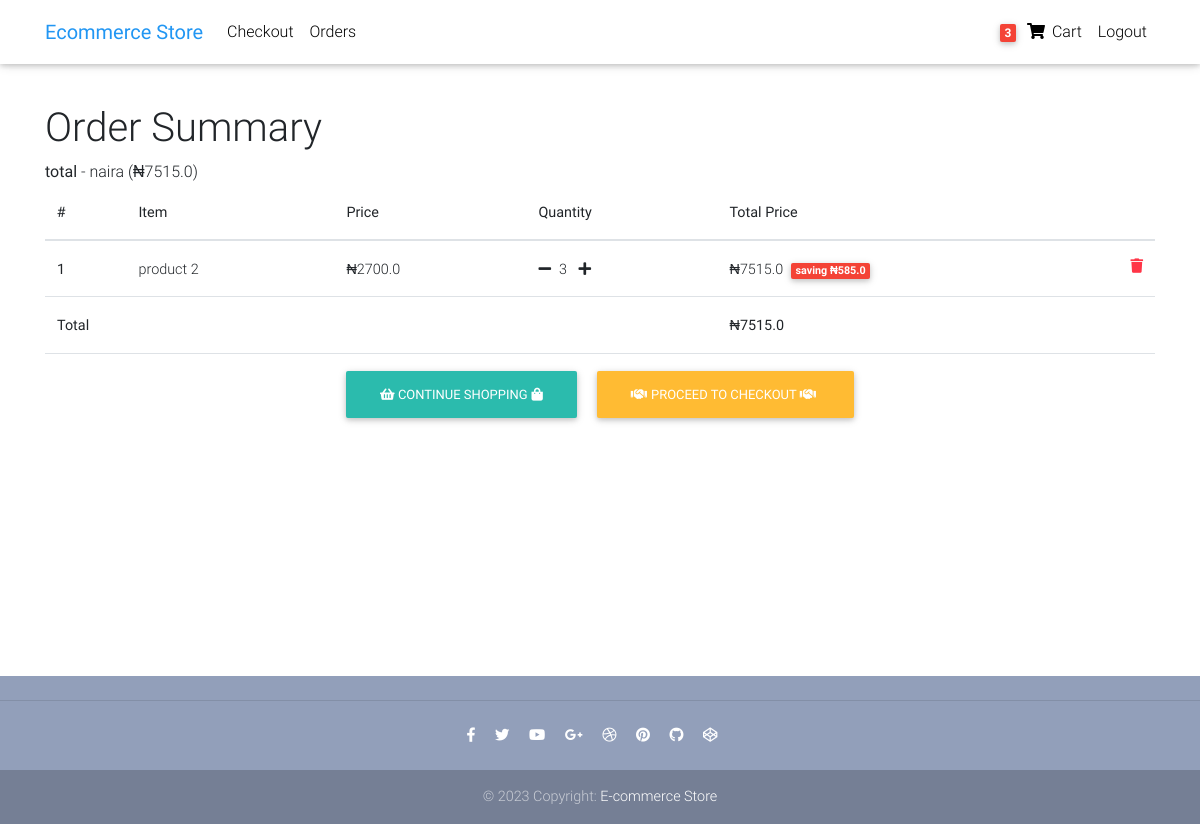
The app's page /order-summary/ (signed in) with its own data.
### users/models.py (models this page shows, shortened)
class UserModel(AbstractUser):
    username = models.CharField(null=False, blank=True, max_length=100)
    first_name = models.CharField(max_length=100)
    other_names = models.CharField(max_length=100, blank=True, null=True)
    email = models.EmailField(unique=True)
    USERNAME_FIELD = 'email'
    REQUIRED_FIELDS = [
        'first_name'
    ]
    objects = CustomUserManager()

### core/models.py (models this page shows, shortened)
class Order(models.Model):
    user = models.ForeignKey(USER, on_delete=models.CASCADE)
    items = models.ManyToManyField(OrderItem)
    start_date = models.DateTimeField(auto_now_add= True)
    ordered_date = models.DateTimeField()
    ordered = models.BooleanField(default=False)
    billing_address = models.ForeignKey("BillingAddress",on_delete = models.SET_NULL, null = True, blank = True)
    payment = models.ForeignKey("Payment",on_delete = models.SET_NULL, null = True, blank = True)
    total = models.FloatField(null = True, blank = True)
    def order_total(self):
        total = 0
        for ordered_item in self.items.all():
            total += ordered_item.get_final_total_price()
        return total

class OrderItem(models.Model):
    item = models.ForeignKey(Item, on_delete=models.CASCADE)
    quantity = models.PositiveIntegerField(default = 1)
    user = models.ForeignKey(USER, on_delete = models.CASCADE)
    ordered = models.BooleanField(default=False)
    def get_total_item_discount_price(self):
        num_items = self.quantity
        price = self.item.discount_price
        total = num_items * price
        return total
    def amount_saved(self):
        dic_price = self.item.discount_price
        price = self.item.price
        saved_cost = (price - dic_price) * self.quantity
        return saved_cost
    def get_final_total_price(self):
        if self.item.discount_price:
            return self.get_total_item_discount_price()
        else:
            return self.get_total_item_price()

class Item(models.Model):
    title = models.CharField(max_length=100)
    price = models.FloatField()
    discount_price = models.FloatField(null = True, blank = True)
    category = models.ForeignKey(Category, on_delete = models.CASCADE)
    label = models.CharField(choices = LABEL_CHOICES, max_length=10)
    description = models.TextField()
    slug = models.SlugField()

### core/views.py (the view)
class OrderSummaryView(LoginRequiredMixin,View):
    def get(self, request):
        try:
            orders_qs = Order.objects.filter(user = request.user, ordered = False)
            orders = orders_qs.first()
            items = orders.items.all()
            context = {
                "orders":orders,
                "items":items
            }
            return render(request, "core/order_summary.html", context)
        except:
            messages.info(request, "You do not have any active order!")
            return redirect("/")

### core/templatetags/cart_tags.py (called while the page is built)
@register.filter
def cart_item_count(user):
    if user.is_authenticated:
        qs = Order.objects.filter(user=user, ordered = False )
        if qs.exists():
            order = qs.first()
            ordered_items = order.items.all()
            total = sum([item.quantity for item in ordered_items])
            return total
        return 0
    else:
        return 0

@register.filter
def number_to_words(value):
    return p.number_to_words(value, andword='and', zero='zero').replace(',', '').replace("point zero", "")

### templates/core/order_summary.html (shortened to what this page needs)
 {%extends 'base.html' %}
 {% load cart_tags %}
{% load static %}
{% block content %}
<div class="table-responsive text-nowrap">
<h1>Order Summary</h1>
<b>total </b>- {{orders.order_total|number_to_words}} naira (&#8358;{{orders.order_total}})
  <table class="table">
    <thead>
      <tr>
        <strong><th scope="col">#</th></strong>
        <th scope="col">Item</th>
        <th scope="col">Price</th>
        <th scope="col">Quantity</th>
        <th scope="col">Total Price</th>
      </tr>
    </thead>
    <tbody>
      {% for item in items %}
      <tr>
        <td scope="col"><b>{{forloop.counter}}</b></td>
        <td>{{item.item.title}}</td>
        <td>&#8358;{{item.item.price}}</td>
        <td>
         <a href="{% url 'decrease-item-qty' item.item.slug %}"> <li class="fas fa-minus mr-2"></li></a>{{item.quantity}}
         <a href="{% url 'increase-item-qty' item.item.slug %}"><li class="fas fa-plus ml-2"></li></a>
         </td>
       <td>
        {% if item.item.discount_price %}
       &#8358;{{item.get_total_item_discount_price}}<span class=" ml-2 badge red"> saving &#8358;{{item.amount_saved}}</span>
       {%else%}
       &#8358;{{item.get_total_item_price}}
       {%endif%}
     <a href="{% url 'remove-item' item.item.slug %}"> <li class=" text-danger fas fa-trash float-right"></li></a>
   </td>
      </tr>
      {% endfor %}
      <tr>
        <td colspan="4" class="text-weight-bold"><strong>Total</strong></td>
        <td><strong class="text-weight-bold">&#8358;{{orders.order_total}} </strong></td>
      </tr>
      <tr>
        <td colspan="5" class="text-center">
          <a class=" btn btn-default mr-2 " href="/"><li class="fas ">&#xf291;</li> Continue shopping<li class="fas ml-1 ">&#xf290;</li>   </a>
          <a class=" btn btn-warning ml-2" href="{% url 'checkout' %}"><li class="fas mr-1 "> &#xf2b5; </li>Proceed to Checkout <li class="fas mr-1 "> &#xf2b5; </li> </a>
        </td>
      </tr>
    </tbody>
  </table>
</div>
{% endblock content %}

### templates/partials/nav.html (shortened to what this page needs)
 {% load cart_tags %}
  <nav class="navbar fixed-top navbar-expand-lg navbar-light white scrolling-navbar">
    <div class="container">
      <a class="navbar-brand waves-effect" href="{%url 'home'%}">
        <strong class="blue-text">Ecommerce Store</strong>
      </a>
      <div class="collapse navbar-collapse" id="navbarSupportedContent">
        <ul class="navbar-nav mr-auto">
          <li class="nav-item">
            <a class="nav-link waves-effect" href='/checkout'>Checkout</a>
          </li>
          <li class="nav-item">
            <a class="nav-link waves-effect" href="{% url 'order-summary'%}">Orders</a>
          </li>
        </ul>
        <ul class="navbar-nav nav-flex-icons">
          {%if request.user.is_authenticated %}
          <li class="nav-item">
            <a class="nav-link waves-effect" href="{% url 'order-summary'  %}">
              <span class="badge red z-depth-1 mr-1"> {{request.user|cart_item_count}}</span>
              <i class="fas fa-shopping-cart"></i>
              <span class="clearfix d-none d-sm-inline-block"> Cart </span>
            </a>
          </li>
          <li class="nav-item">
            <a class="nav-link waves-effect" href='{% url "logout" %}' >Logout</a>
          </li>
          {% endif %}
        </ul>
      </div>
    </div>
  </nav>

### templates/base.html (style rules this page uses)
html, body, header, .carousel { height: 60vh; }

### records on screen
UserModel: user|cart_item_count "3"
Order: order_total "7515.0"
OrderItem: item "product 2", item.price "2700.0", quantity "3", get_total_item_discount_price "7515.0", amount_saved "585.0"
